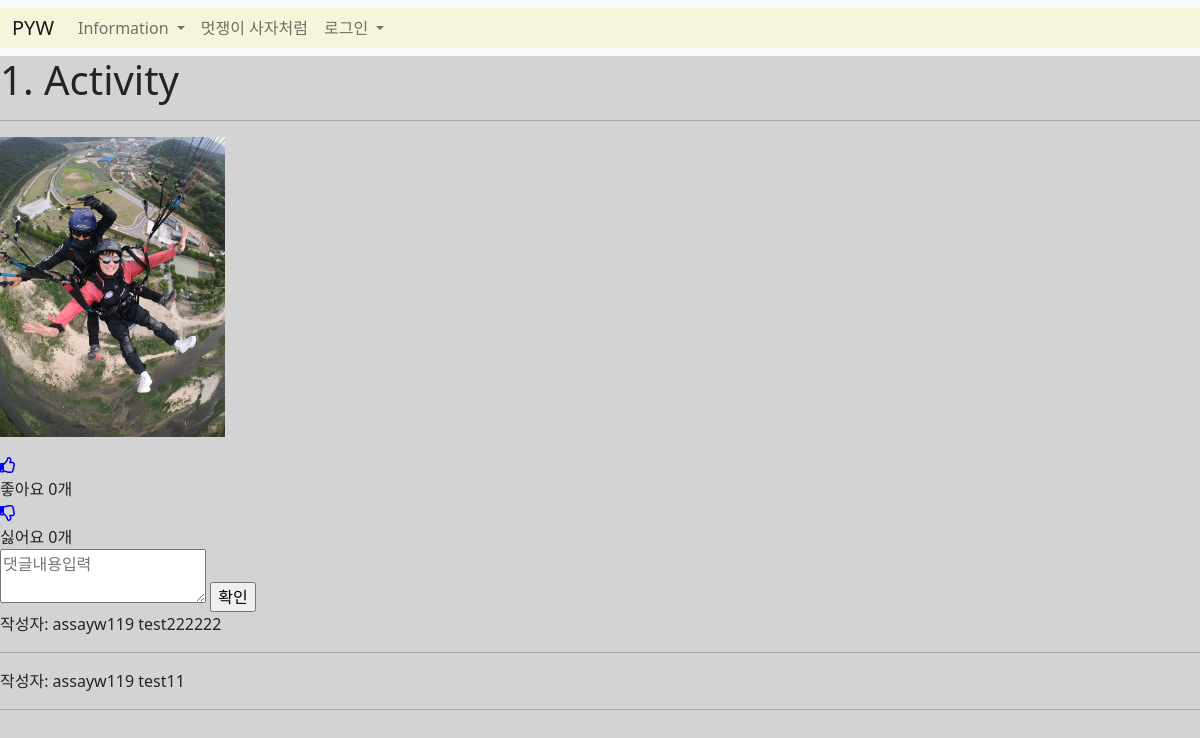
Page /favorite/1/ on the committed database.
### main/models.py (models this page shows)
class Favorite(models.Model):
    id = models.AutoField(primary_key=True)
    writer = models.ForeignKey(User, on_delete=models.CASCADE)
    favo_title = models.CharField(max_length=100)
    favo_image = models.ImageField(upload_to = 'favorites/', blank=True, null=True)
    favo_like_user_set = models.ManyToManyField(User, blank=True, related_name='favorite_likes_user_set', through='FavoriteLike')
    favo_dislike_user_set = models.ManyToManyField(User, blank=True, related_name='favorite_dislikes_user_set', through='FavoriteDislike')
    @property
    def like_count(self):
        return self.favo_like_user_set.count()
    @property
    def dislike_count(self):
        return self.favo_dislike_user_set.count()

class FavoriteComment(models.Model):
    content = models.TextField()
    writer = models.ForeignKey(User, on_delete=models.CASCADE)
    favorite = models.ForeignKey(Favorite ,on_delete=models.CASCADE, related_name ='favoritecomments')
    created_at = models.DateTimeField(auto_now=True)
    update_at = models.DateTimeField(auto_now=True)

### main/views.py (the view)
# urls.py: path('favorite/<int:id>/', favorite_detail, name='favorite_detail'),
def favorite_detail(request, id):
    favorite = get_object_or_404(Favorite, pk = id)
    all_comments = favorite.favoritecomments.all().order_by('-created_at')
    return render(request, 'main/favorite_detail.html', {'favorite':favorite, 'comments':all_comments})

### main/templates/main/favorite_detail.html (shortened to what this page needs)
{% extends 'base.html' %}
{% load static %}
{% block content %}
<h1>{{favorite.favo_title}}</h1>
<hr>
{% if favorite.favo_image %}
    <p><img src="{{ favorite.favo_image.url }}" alt='사진' style="height: 300px;"></p>
{% endif %}
<span href="#" class="like" name ="{{post.id}}" value="Like">
    {% if user in favorite.like_user_set.all %}
        <div class="alt-service-icon">
            <i class="fas fa-thumbs-up" id="like-icon" style="color:blue;"></i>
        </div>
    {% else %}
            <div class="alt-service-icon">
            <i class="far fa-thumbs-up" id="like-icon" style="color:blue;"></i>
        </div>
    {% endif %}
        <span id="count-{{ post.id }}" class="alt-services-title font-alt">
            좋아요
        {% if favorite.like_count == 0 %}
            0개
        {% else %}
            {{ favorite.like_count }}개
        {% endif %}
        </span>
</span>
<span href="#" class="dislike" name ="{{post.id}}" value="Dislike">
    {% if user in favorite.dislike_user_set.all %}
        <div class="alt-service-icon">
            <i class="fas fa-thumbs-down" id="dislike-icon" style="color:blue;"></i>
        </div>
    {% else %}
            <div class="alt-service-icon">
            <i class="far fa-thumbs-down" id="dislike-icon" style="color:blue;"></i>
        </div>
    {% endif %}
        <span id="dis_count-{{ post.id }}" class="alt-services-title font-alt">
            싫어요
        {% if favorite.dislike_count == 0 %}
            0개
        {% else %}
            {{ favorite.dislike_count }}개
        {% endif %}
        </span>
</span>
<div>
    <form action="{%url 'main:favorite_create_comment' favorite.id%}" method="POST">
        <textarea name="content" placeholder="댓글내용입력"></textarea>
        <input type="submit" value="확인">
    </form>
</div>
<div>
    {% for comment in comments %}
        <div>
            작성자: {{comment.writer}}
            {{comment.content}}
            <br><hr>
        </div>
    {% endfor %}
</div>
{% endblock %}

### basic/static/css/style.css (style rules this page uses)
body { width: 100%; height: 100%; }

### rows in the picture
Favorite: favo_title "1. Activity", favo_image (picture)
FavoriteComment: writer "assayw119", content "test222222"
FavoriteComment: writer "assayw119", content "test11"
